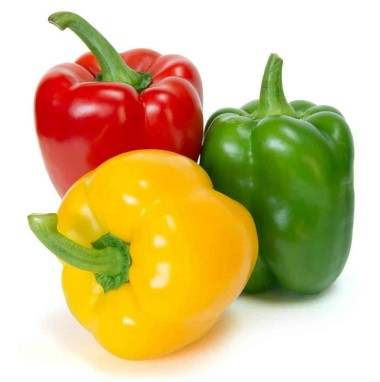
%> input picture Lab 1/Q1/Figure3.jpg, 380 x 382 px
$ octave Q1.m   (GNU Octave 9; MATLAB toolbox functions it lacks are replaced by stand-ins)
%> lines starting %> are read from the running program, lines starting %| are printed output that depends on the picture; in (x1, y1, x2, y2) boxes, pixels count from 0 and x2, y2 are one past the last pixel; in counts of white or black regions, pixels touching at a corner belong together; the program's own positions count from 1; long printed decimals are rounded
%(1)Clear the workspace
clc;
clear all;
%(2)Load the color Figure 3
figure3 = imread('Figure3.jpg');
%> figure3 is the input picture: size 382x380x3 uint8; mean R, G, B 211.3, 191.1, 134.8
%(3)Convert the image to grayscale
grayImage = rgb2gray(figure3);
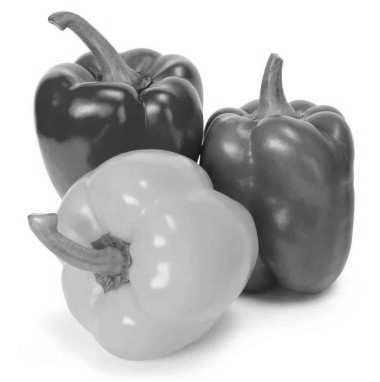
%> grayImage: size 382x380 uint8; min 15, max 255, mean 190.7
%(4)Plot the histogram of the image
figure;
histogram(grayImage);
title('Histogram of Grayscale Image');
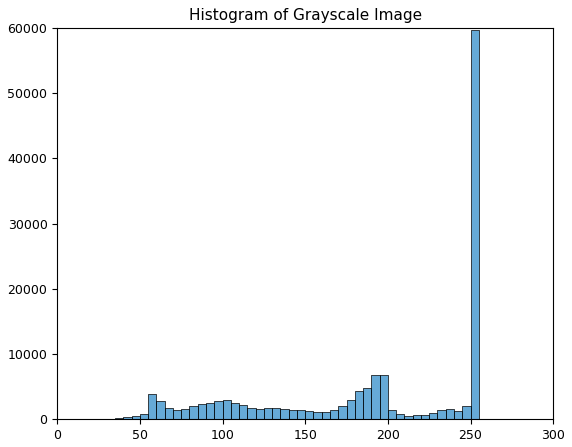
%> figure redrawn from the program's plot data; tallest bar 59644 high, from x = 250 to 255
%(5)Find the global threshold of the image
threshold = graythresh(grayImage);
%> threshold = 0.651
fprintf('Global threshold: %f\n', threshold);
%| Global threshold: 0.651
%(6)Segment the image using the im2bw function
segmentedImage = im2bw(figure3, threshold);
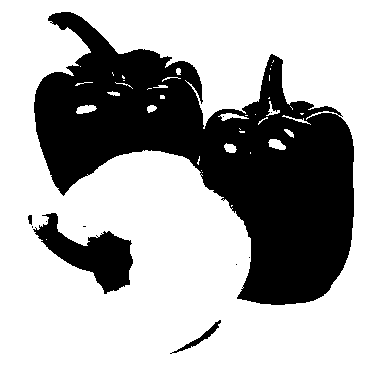
%> segmentedImage: size 382x380 logical; 68.5% white; 11 black regions (7 under 20 px), largest, box (x1, y1, x2, y2) and area: (34, 12, 354, 305) 41970, (33, 213, 133, 294) 3406, (170, 320, 221, 354) 251, (28, 215, 32, 225) 32
%(7)Subplot the original image, grayscale image, and segmented image
figure;
subplot(1, 3, 1);
imshow(figure3);
title('Original Image');

subplot(1, 3, 2);
imshow(grayImage);
title('Grayscale Image');

subplot(1, 3, 3);
imshow(segmentedImage);
title('Segmented Image');
%(8)Save the segmented image as a JPEG image
imwrite(segmentedImage, 'Segmented_Image.jpg');
